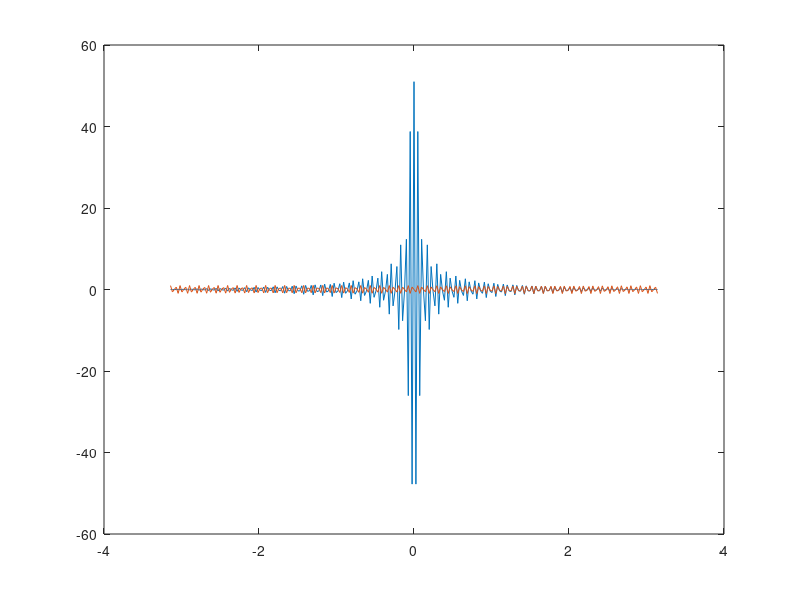
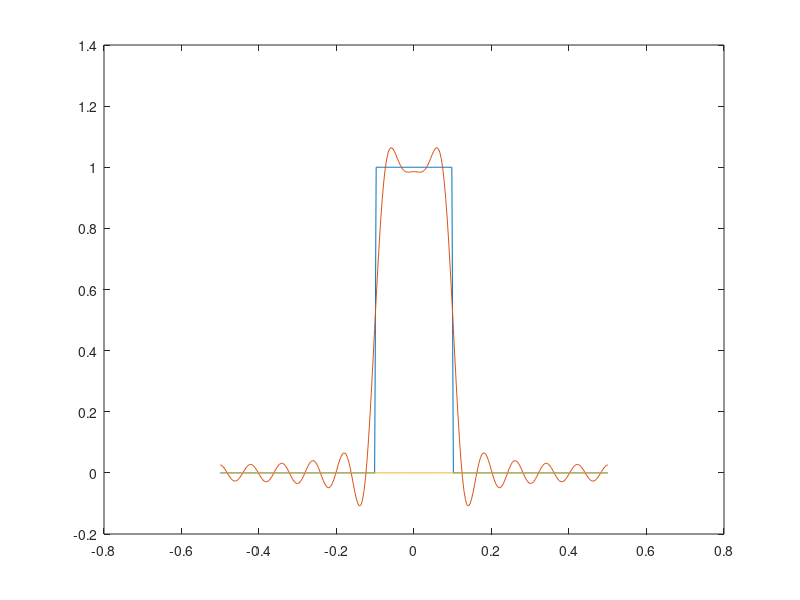
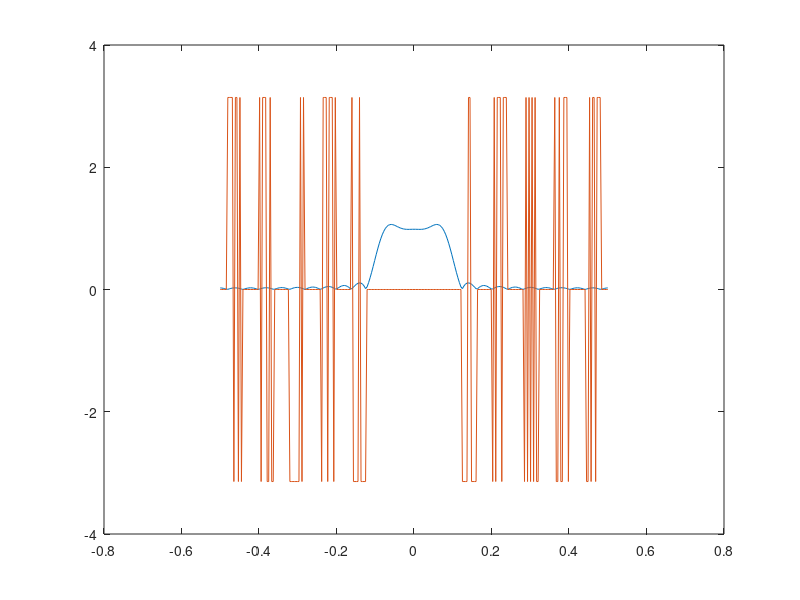

Write MATLAB code to recreate these figures, in order.
%% Demonstration Code for 1D FFT Questions
% Question 1 of Task 2

clear
close all

%% set up pre-defined variables

N = 257; % size of array (odd number to define centre point)
preshift = 0; % ?? optional pre-shift of image space (also minus post-shift)
x = linspace(-0.5, 0.5, N); % coordinates of image space
kx = linspace(-pi, pi, N); % coordinates of k space

%% define object
 object = double (abs(x) < 0.10); % bigger object
% object = double (abs(x) < 0.025); % smaller object
% object = double (abs(x) < eps ); % single pixel object
shiftedobject = circshift(object,[0,preshift]);

%% transform to k-space or frequency domain
freqdomain = fftshift(fft(shiftedobject));
% freqdomain = circshift(fft(object),[0, ??? ]);
% show real and imaginary parts of k-space
plot(kx,real(freqdomain),kx,imag(freqdomain))  

%% optional shift in k-space
% freqdomain = circshift(freqdomain,[0,0]);

%% design filter functions

kfilter = double (abs(kx) < 0.3); % top-hat function
% kfilter = exp(-x.*x/0.02); % Gaussian

%% apply filter and return to image space
filteredImage = ifft(ifftshift(freqdomain.*kfilter));
% filt = ifft(circshift(freqdomain.*kfilter,[0, ??? ]));
filteredImage = circshift(filteredImage,[0,-preshift]);
figure
plot(x,object,x,real(filteredImage),x,imag(filteredImage))

%% show magnitude and phase of filtered image
figure
plot(x,abs(filteredImage),x,angle(filteredImage))